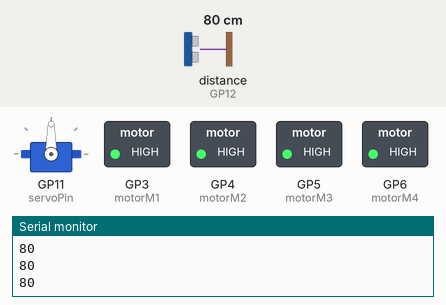
A sketch run on a simulated Raspberry Pi Pico. Parts: servo, switched loads named in the sketch (green lamp = pin HIGH), the last lines printed to the serial monitor. Wiring (inferred from the names in the program): ultrasonic range finder: trigger GP13; echo GP12. The test bench sets the inputs (shaded band); at power-on: distance to the obstacle (sensor on GP12) 80 cm. The echo pulse lasts 58.3 µs per cm; pins used as bus, display or sensor lines are not drawn.

Above: at 0.5 s.
At 2.15 s:
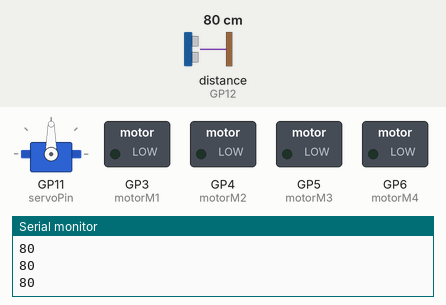
Timing chart, 0 to 3.0 s (numbered marks = the images above):
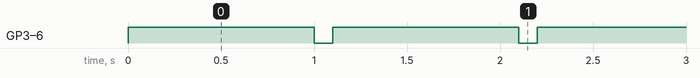

Measured:
- by itself, GP3 (motorM1), GP4 (motorM2), GP5 (motorM3), GP6 (motorM4): alternates HIGH for 1.0 s and LOW for 0.10 s

The sketch:

park_car.ino
```cpp
#include <Servo.h>


// 모터 제어 핀
const int motorM1 = 3; // Left Front
const int motorM2 = 4; // Right Front
const int motorM3 = 5; // Left Rear
const int motorM4 = 6; // Right Rear

// Ultrasonic 센서 핀
const int trigPin = 13; // Trigger 핀
const int echoPin = 12; // Echo 핀

// 서보 핀
const int servoPin = 11; // 서보 핀

// 서보 객체 생성
Servo myServo;

// 거리 측정에 대한 임계값
const int distanceThreshold = 20; // cm

void setup() {
  // 모터 핀을 출력으로 설정
  pinMode(motorM1, OUTPUT);
  pinMode(motorM2, OUTPUT);
  pinMode(motorM3, OUTPUT);
  pinMode(motorM4, OUTPUT);

  // Ultrasonic 센서 핀을 설정
  pinMode(trigPin, OUTPUT);
  pinMode(echoPin, INPUT);

  // 서보 핀 설정
  myServo.attach(servoPin);

  // 시리얼 통신 시작
  Serial.begin(9600);
  while (!Serial) {
    ;  // wait for serial port to connect. Needed for native USB port only
  }
}

void testMotors() {
  Serial.println("test");
  // 왼쪽 앞 바퀴와 왼쪽 뒤 바퀴를 모두 돌리기
  digitalWrite(motorM1, HIGH);
  digitalWrite(motorM2, HIGH);
  digitalWrite(motorM3, HIGH);
  digitalWrite(motorM4, HIGH);
  // 오른쪽 앞 바퀴와 오른쪽 뒤 바퀴를 모두 돌리기
  delay(1000);

  // 모든 모터 정지
  digitalWrite(motorM1, LOW);
  digitalWrite(motorM2, LOW);
  digitalWrite(motorM3, LOW);
  digitalWrite(motorM4, LOW);
  //delay(1000); // 1초 동안 정지
}

int calc_distance(){
    digitalWrite(trigPin, LOW);
    delayMicroseconds(2); // wait for 2 ms to avoid
                          // collision in serial monitor

    digitalWrite(
        trigPin,
        HIGH); // turn on the Trigger to generate pulse
    delayMicroseconds(
        10); // keep the trigger "ON" for 10 ms to generate
             // pulse for 10 ms.

    digitalWrite(trigPin,
                 LOW); // Turn off the pulse trigger to stop
                       // pulse generation

    // If pulse reached the receiver echoPin
    // become high Then pulseIn() returns the
    // time taken by the pulse to reach the
    // receiver

    long duration = pulseIn(echoPin, HIGH);
    return duration * 0.0344 / 2; // Expression to calculate
                                 // distance using time
/*
    Serial.print("Distance: ");
    Serial.print(
        distance); // Print the output in serial monitor
    Serial.println(" cm");
*/
}

void loop()
{
    testMotors();
    delay(100);
}
void loop1()
{
  Serial.println(calc_distance());
  delay(100);
}
```
